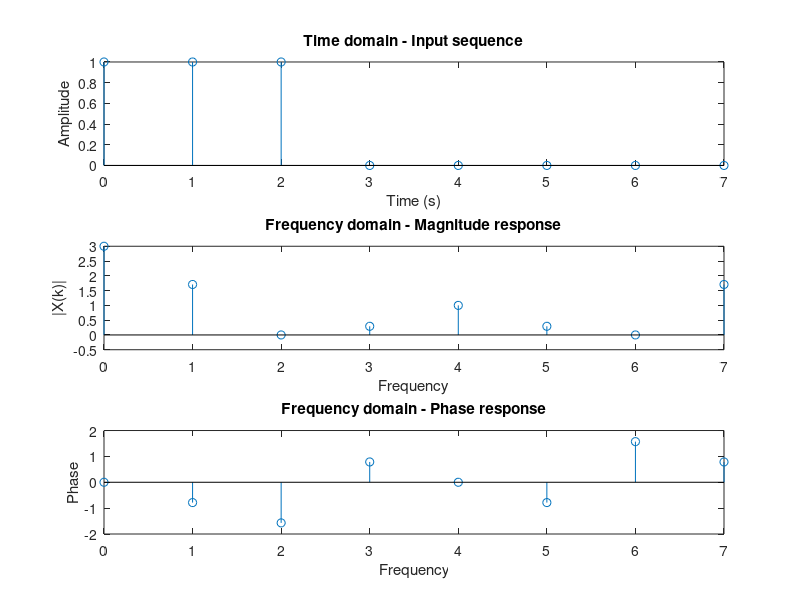

This chart was generated by the following MATLAB code:
x = [1 1 1 0 0 0 0 0];
N = length(x);
X = zeros(N,1);
for k = 0:N-1
    for n = 0:N-1
        X(k+1) = X(k+1) + x(n+1)*exp((-1j*pi*2*n*k)/N);
    end
end

disp("Displaying Final Transform : ")  
disp("|X(k)| : "); disp(X);         % to check |X(k)|
disp("Phase : "); disp(angle(X));  % to check phase

t = 0:N-1;
subplot(3,1,1);
stem(t,x);
xlabel('Time (s)');
ylabel('Amplitude');
title('Time domain - Input sequence');
345
subplot(3,1,2);
stem(t,X);
xlabel('Frequency');
ylabel('|X(k)|');
title('Frequency domain - Magnitude response');

subplot(3,1,3);
stem(t,angle(X));
xlabel('Frequency');
ylabel('Phase');
title('Frequency domain - Phase response');